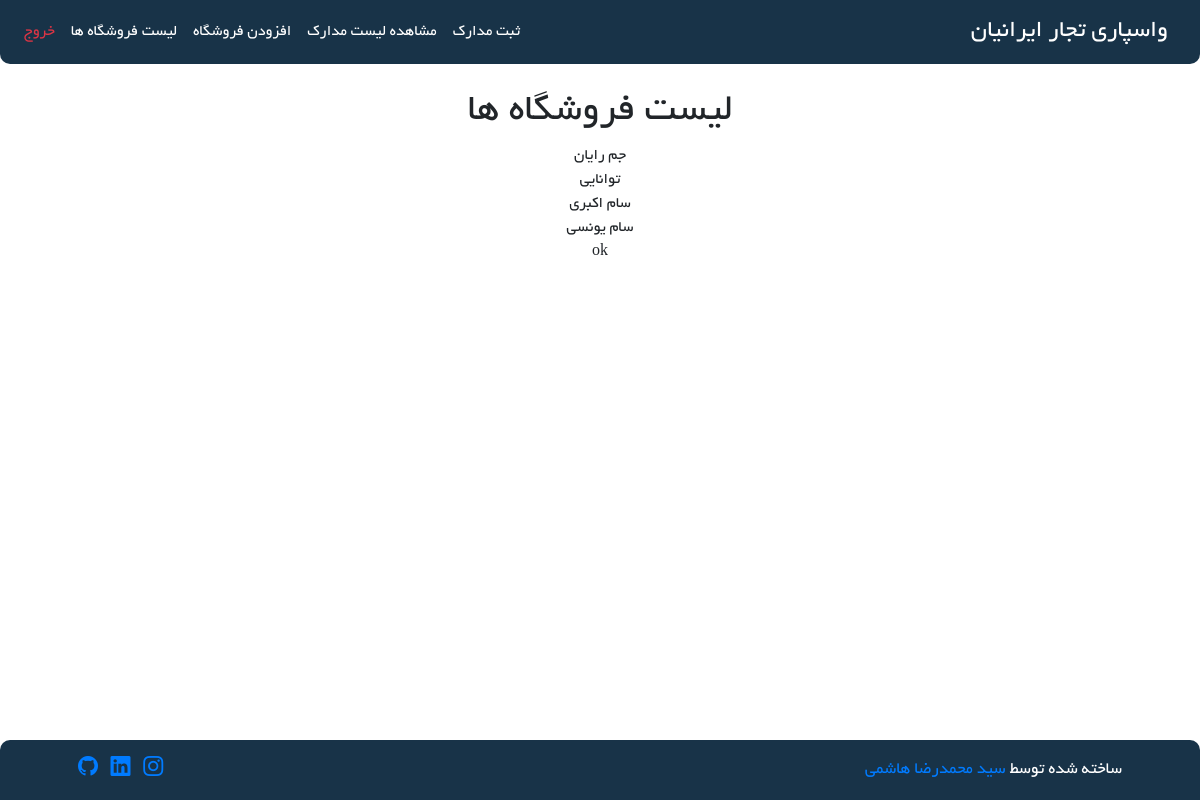
Before: /Store/show-store (signed in) with the older database file.
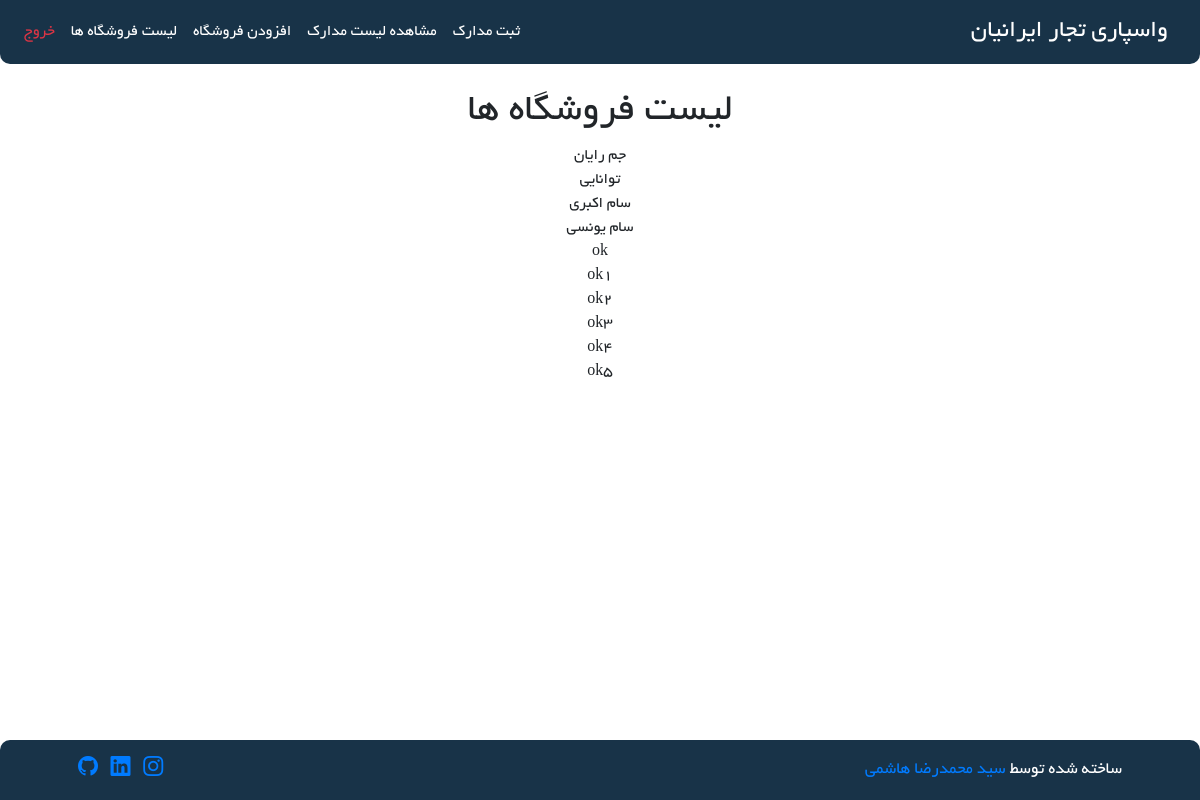
After: the same page with the newer database file.
### Store/models.py (models this page shows, shortened)
class Store(models.Model):
    store_name = models.CharField(max_length=100)
    is_active = models.BooleanField(default=True)
    class Meta:
        db_table = 'Store'

### Store/views.py (the view)
# urls.py: path('show-store', views.show_store, name='show-store'),
@login_required
def show_store(request):
    stores = Store.objects.all()
    context = {
        'stores': stores,
    }
    return render(request, 'Store/show-stores.html', context)

### Store/templates/Store/show-stores.html (shortened to what this page needs)
{% extends 'base/layout.html' %}
{% block mian %}
    <div class="row text-center">
        <div class="col-md-3"></div>
        <div class="col-md-6">
            <h1>لیست فروشگاه ها</h1>
            {% for store in stores %}
                {{ store.store_name }}
                <br/>
            {% endfor %}
        </div>
        <div class="col-md-3"></div>
    </div>
{% endblock %}

Changed rows visible on the page:
added Store: store_name "ok1"
added Store: store_name "ok2"
added Store: store_name "ok3"
added Store: store_name "ok4"
added Store: store_name "ok5"
